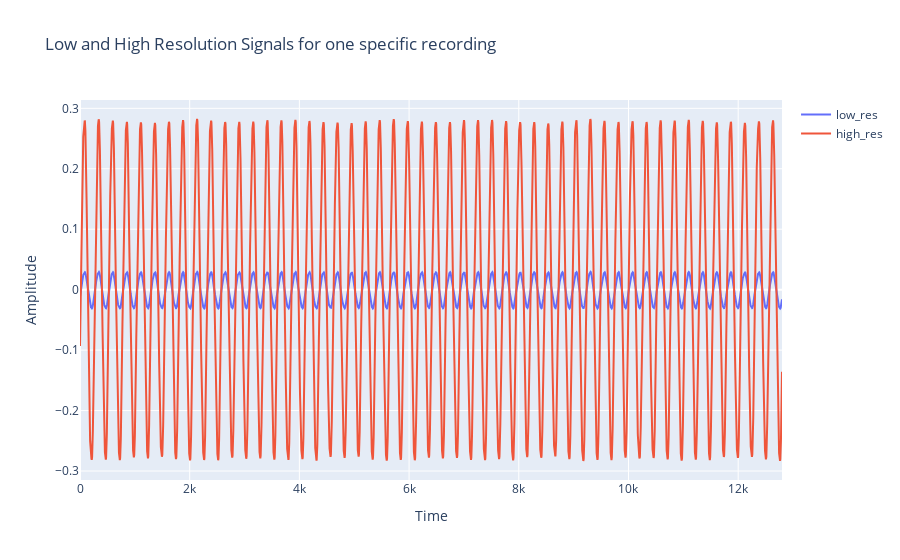

The cell this chart's notebook holds for it:
### Code cell
# Plot the low_res and high_res signals for the first recording with the lowest speed and highest misalignment
fig = go.Figure()
fig.add_trace(go.Scatter(x=raw_df.loc[(raw_df['recording_nr'] == 1) & (raw_df['misalignment'] == 0.5) & (raw_df['direction'] == 'H') & (raw_df['speed'] == 425)].index, y=raw_df.loc[(raw_df['recording_nr'] == 1) & (raw_df['misalignment'] == 0.5) & (raw_df['direction'] == 'H') & (raw_df['speed'] == 425)]['low_res'], name='low_res'))
fig.add_trace(go.Scatter(x=raw_df.loc[(raw_df['recording_nr'] == 1) & (raw_df['misalignment'] == 0.5) & (raw_df['direction'] == 'H') & (raw_df['speed'] == 425)].index, y=raw_df.loc[(raw_df['recording_nr'] == 1) & (raw_df['misalignment'] == 0.5) & (raw_df['direction'] == 'H') & (raw_df['speed'] == 425)]['high_res'], name='high_res'))
fig.update_layout(title='Low and High Resolution Signals for one specific recording', xaxis_title='Time', yaxis_title='Amplitude')
fig.show()

### Figure 1 — Plotly figure (JSON) as saved in the notebook; plotly's stock layout.template omitted (floating-point values rounded to 4 significant figures; data arrays with more than 128 entries replaced by an {"elided": "..."} marker saying what was removed)
{"data": [{"name": "low_res", "type": "scatter", "x": {"elided": "12800 int values"}, "y": {"elided": "12800 float values"}}, {"name": "high_res", "type": "scatter", "x": {"elided": "12800 int values"}, "y": {"elided": "12800 float values"}}], "layout": {"title": {"text": "Low and High Resolution Signals for one specific recording"}, "xaxis": {"title": {"text": "Time"}}, "yaxis": {"title": {"text": "Amplitude"}}}}
